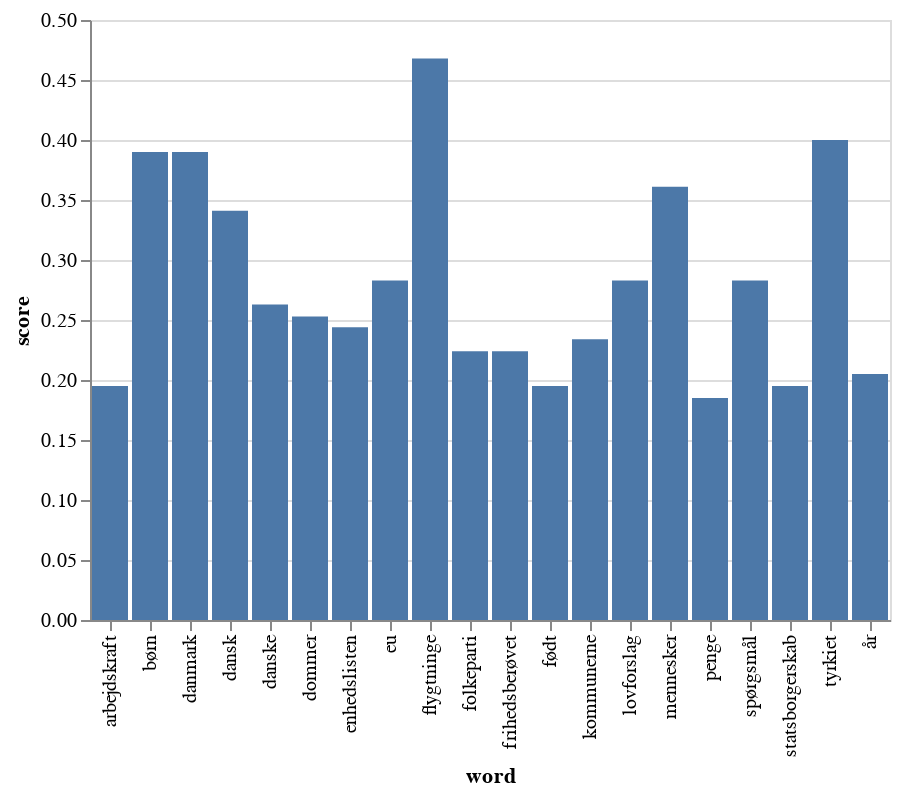

The notebook cell saved with this chart:
### Code cell
# create DataFrame using data
data = vis_data.at[2, 'Top_twenty']
vis_data = pd.DataFrame(data, columns =['word', 'score'])
alt.Chart(vis_data).mark_bar().encode(
    x='word',
    y='score').interactive()

### Figure 1 — Vega-Lite specification as saved in the notebook (floating-point values rounded to 4 significant figures)
{"config": {"view": {"continuousWidth": 300, "continuousHeight": 300}}, "data": {"name": "data-f1747032813f43d73a4ce40b0548f4a9"}, "mark": {"type": "bar"}, "encoding": {"x": {"field": "word", "type": "nominal"}, "y": {"field": "score", "type": "quantitative"}}, "params": [{"name": "param_7", "select": {"type": "interval", "encodings": ["x", "y"]}, "bind": "scales"}], "$schema": "https://vega.github.io/schema/vega-lite/v5.14.1.json", "datasets": {"data-f1747032813f43d73a4ce40b0548f4a9": [{"word": "flygtninge", "score": 0.468}, {"word": "tyrkiet", "score": 0.4}, {"word": "børn", "score": 0.39}, {"word": "danmark", "score": 0.39}, {"word": "mennesker", "score": 0.361}, {"word": "dansk", "score": 0.341}, {"word": "eu", "score": 0.283}, {"word": "lovforslag", "score": 0.283}, {"word": "spørgsmål", "score": 0.283}, {"word": "danske", "score": 0.263}, {"word": "dommer", "score": 0.253}, {"word": "enhedslisten", "score": 0.244}, {"word": "kommunerne", "score": 0.234}, {"word": "folkeparti", "score": 0.224}, {"word": "frihedsberøvet", "score": 0.224}, {"word": "år", "score": 0.205}, {"word": "arbejdskraft", "score": 0.195}, {"word": "født", "score": 0.195}, {"word": "statsborgerskab", "score": 0.195}, {"word": "penge", "score": 0.185}]}}
